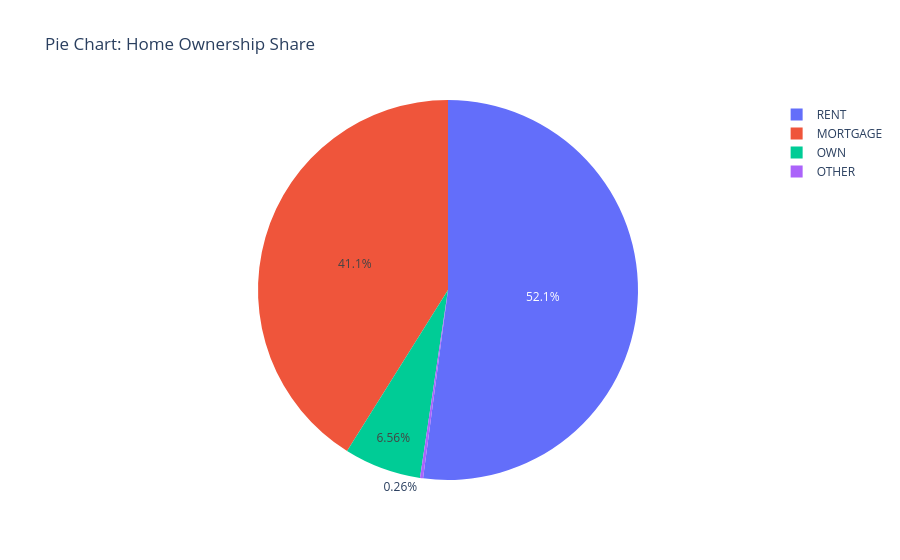

This figure's notebook cell:
### Code cell
fig_pie = px.pie(
    df, names="person_home_ownership", title="Pie Chart: Home Ownership Share"
)
fig_pie.show()

### Figure 1 — Plotly figure (JSON) as saved in the notebook; plotly's stock layout.template omitted (floating-point values rounded to 4 significant figures; data arrays with more than 128 entries replaced by an {"elided": "..."} marker saying what was removed)
{"data": [{"domain": {"x": [0.0, 1.0], "y": [0.0, 1.0]}, "hovertemplate": "person_home_ownership=%{label}<extra></extra>", "labels": {"elided": "45000 str values"}, "legendgroup": "", "name": "", "showlegend": true, "type": "pie"}], "layout": {"legend": {"tracegroupgap": 0}, "title": {"text": "Pie Chart: Home Ownership Share"}}}
